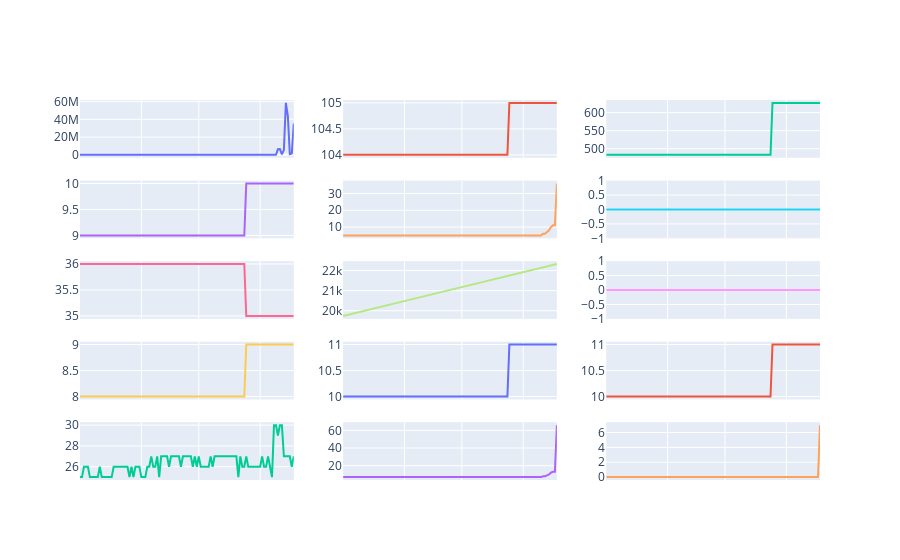

Notebook cell for this chart:
### Code cell
fig = make_subplots(5,3)
xdict = {}
for i in range(len(list(sensor.columns)[1:-2])):
    col = list(sensor.columns)[i+1]
    fig.add_trace(
        go.Scatter(name=col, y=sensor[col], x=sensor.date, showlegend=False),
        row = i//3 + 1,
        col = i%3 + 1
    )
    xaxis = 'xaxis{}'.format(i+1)
    xdict[xaxis]= dict(showticklabels=False)
fig.update_layout(xdict)
fig.show()
